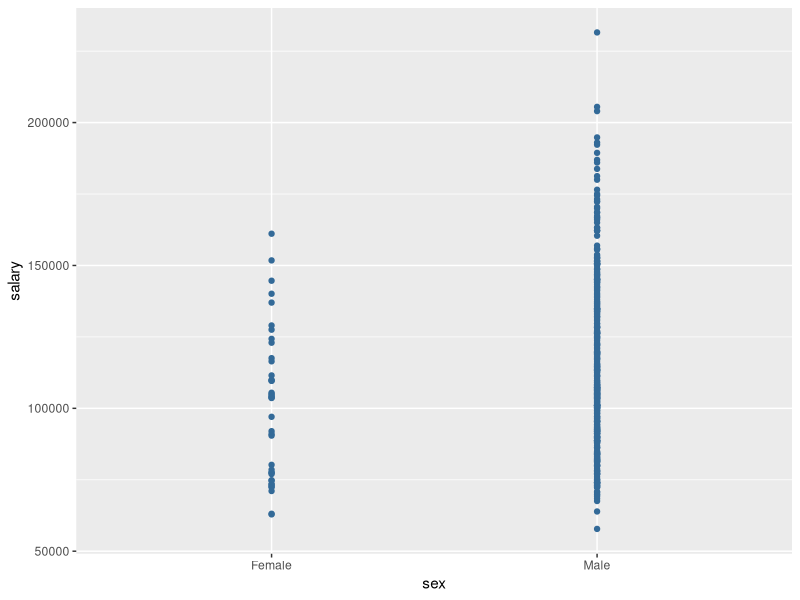

The R source for this figure:
## ---- chunk 1
library("ggplot2")
install.packages('tidyverse')
install.packages('carData')
library('carData')
library(dplyr)
#library('tidyverse')
## ---- chunk 2
# Load the data
data("Salaries", package = "carData")
# Inspect the data
sample_n(Salaries, 3)
## ---- chunk 3
ggplot(Salaries,                                   # Draw ggplot2 plot
       aes(sex, salary, col = 1)) +
  geom_point() + theme(legend.position = "none")
## ---- chunk 4
model <- lm(salary ~ sex, data = Salaries)
summary(model)$coef

## ---- chunk 5
contrasts(Salaries$sex)
## ---- chunk 6
levels(Salaries$sex)
## ---- chunk 7
Salaries <- Salaries %>%
  mutate(sex = relevel(sex, ref = "Male"))
## ---- chunk 8
levels(Salaries$sex)
## ---- chunk 9
model <- lm(salary ~ sex, data = Salaries)
summary(model)$coef
## ---- chunk 10
res <- model.matrix(~rank, data = Salaries)
head(res[, -1])
## ---- chunk 11
levels(Salaries$rank)
## ---- chunk 12
levels(Salaries$discipline)
## ---- chunk 13
library(car)
model2 <- lm(salary ~ yrs.service + rank + discipline + sex,
             data = Salaries)
Anova(model2)
## ---- chunk 14
summary(model2)
